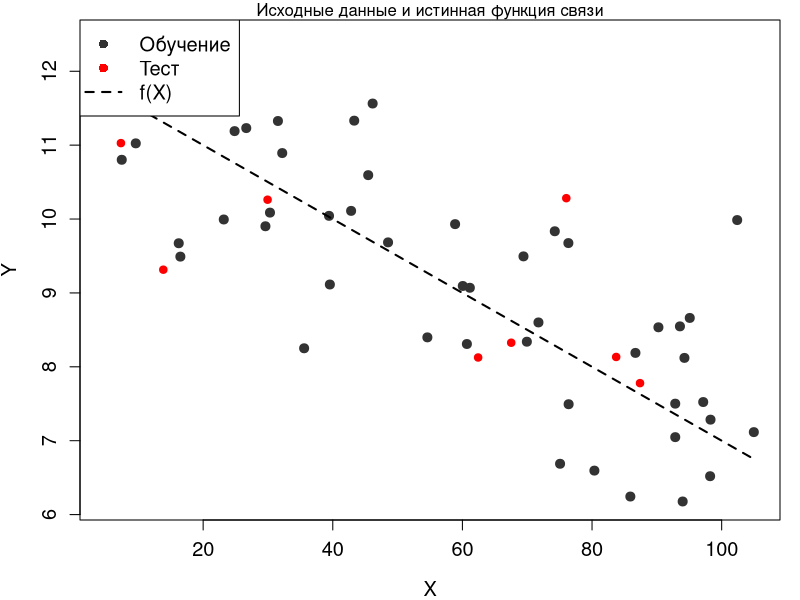
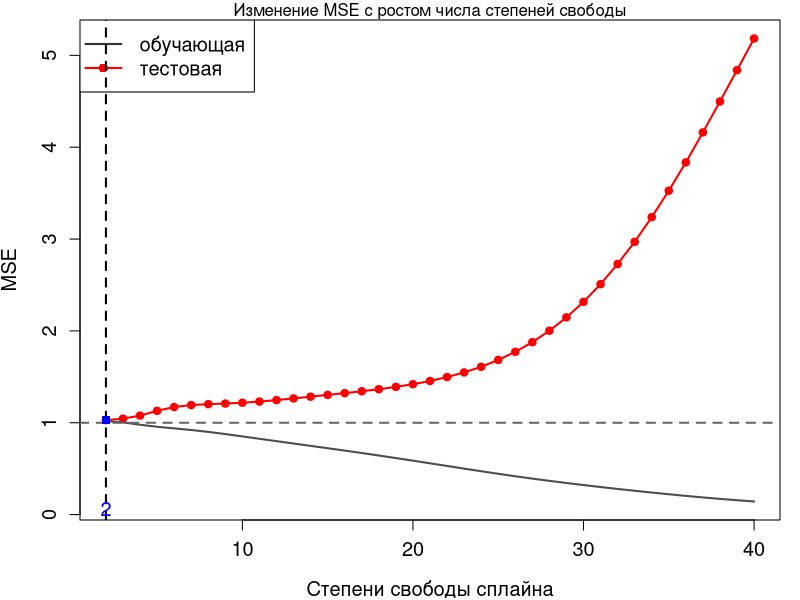
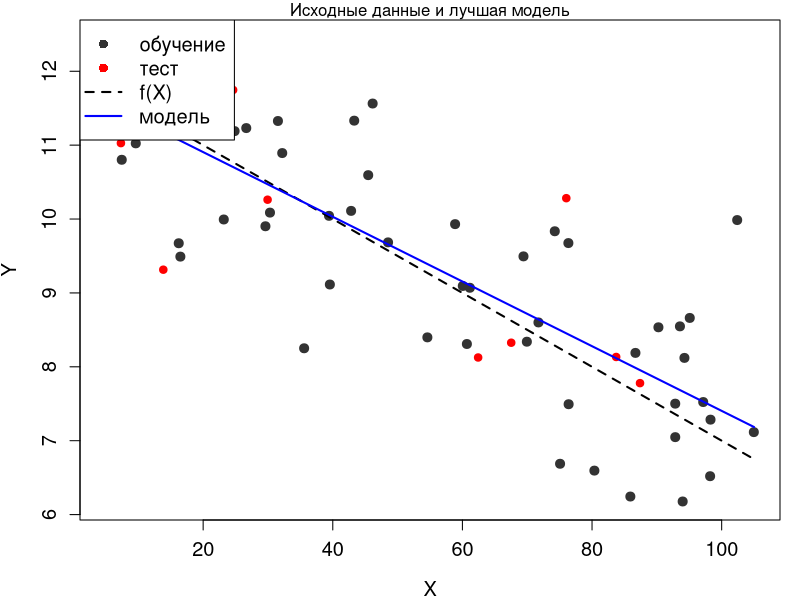
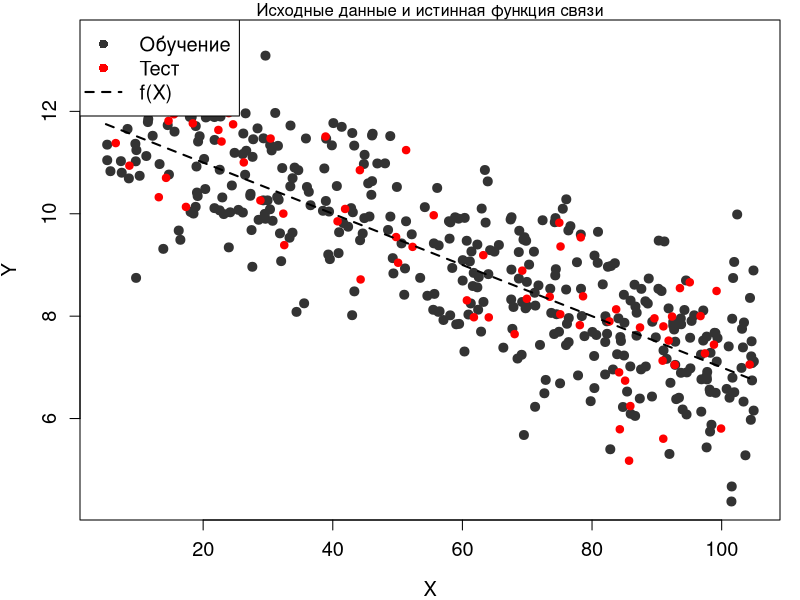
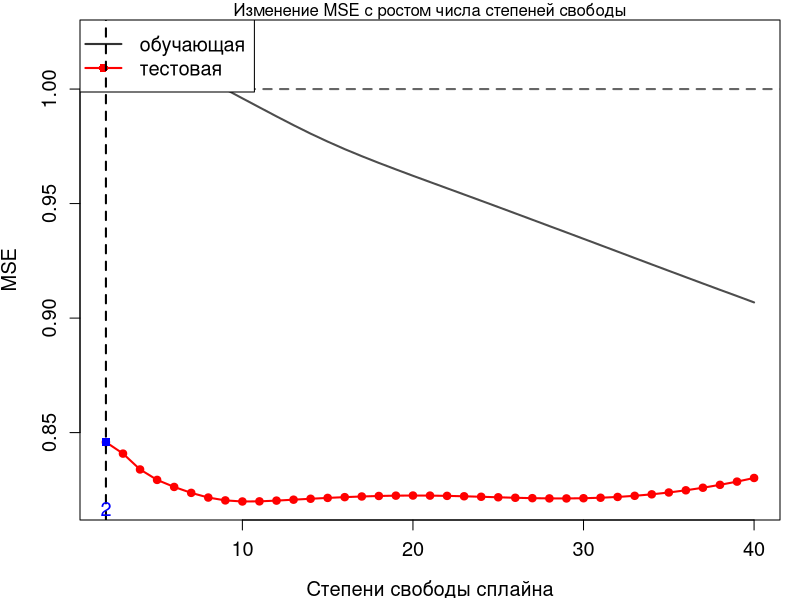
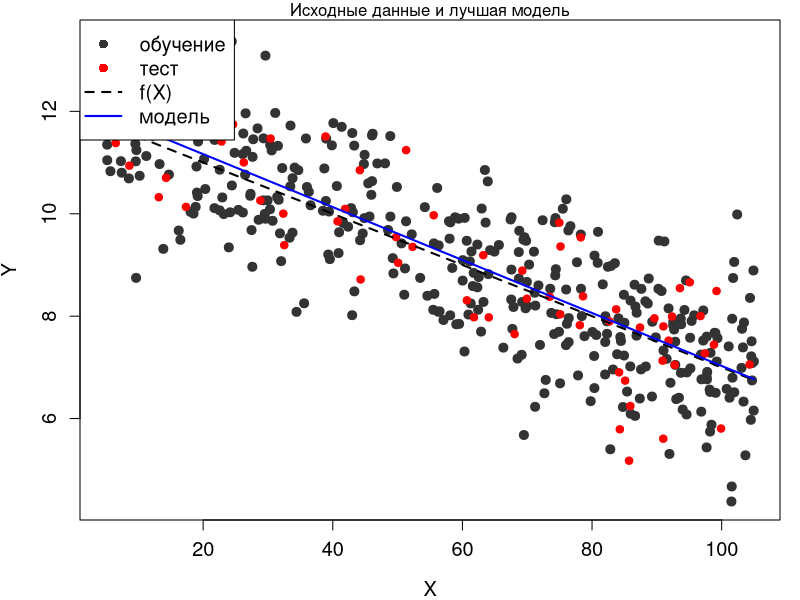
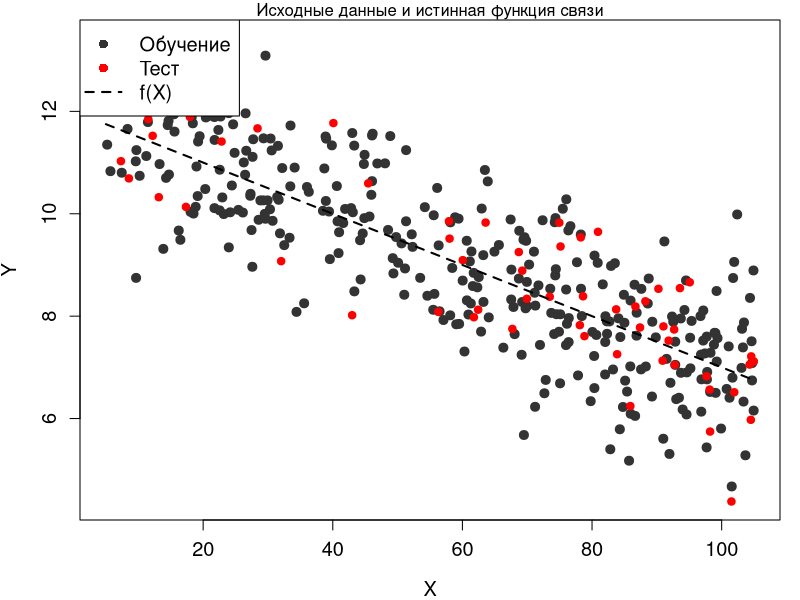
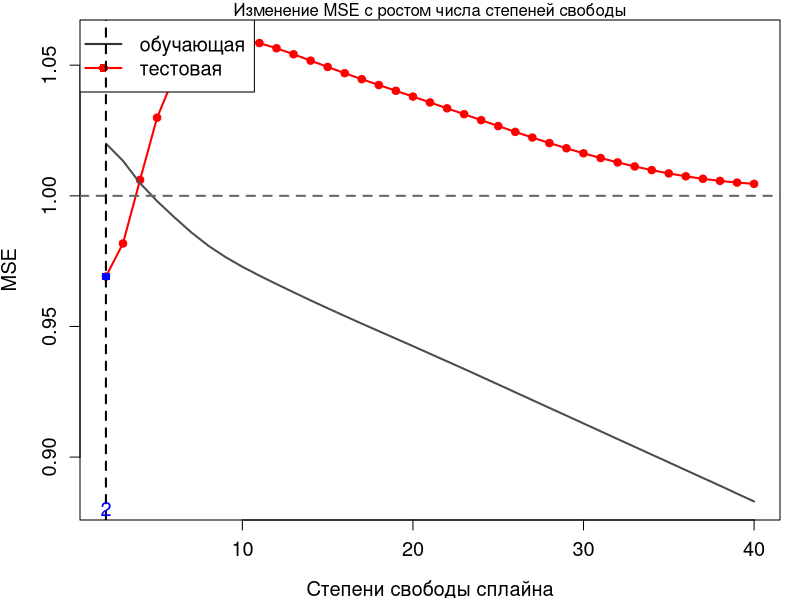

Write R code to recreate these figures, in order.
## ---- chunk 1
knitr::opts_chunk$set(echo = TRUE) 
## ---- chunk 2
# Генерируем данные

my.seed <- 1486372882 # ядро
n.all <- 60           # наблюдений всего
train.percent <- 0.85    # доля обучающей выборки
res.sd <- 1              # стандартное отклонение случайного шума
x.min <- 5               # границы изменения X: нижняя
x.max <- 105             #  и верхняя

# Фактические значения X
set.seed(my.seed)
x <- runif(x.min, x.max, n = n.all)

# Случайный шум
set.seed(my.seed)
res <- rnorm(mean = 0, sd = res.sd, n = n.all)

# Отбираем наблюдения в обучающую выборку
set.seed(my.seed)
inTrain <- sample(seq_along(x), size = train.percent*n.all)

# Истиная функция взаимосвязи
y.func <- function(x) {12 - 0.05 * x}

# Для графика истинной взаимосвязи
x.line <- seq(x.min, x.max, length = n.all)
y.line <- y.func(x.line)

# Фактические значения y (с шумом)
y <- y.func(x) + res

# Создаем векторы с данными для построения графиков

# Наблюдения для обучающей выборки
x.train <- x[inTrain]
y.train <- y[inTrain]

# Наблюдения для тестовой выборки
x.test <- x[-inTrain]
y.test <- y[-inTrain]
## ---- chunk 3
# График 1: Исходные данные на график

# Убираем широкие поля рисунков
par(mar = c(4, 4, 1, 1))

# Наименьшие/наибольшие значения по осям
x.lim <- c(x.min, x.max)
y.lim <- c(min(y), max(y))

# Наблюдения с шумом (обучающая выборка)
plot(x.train, y.train,
     col = grey(0.2), bg = grey(0.2), pch = 21,
     xlab = 'X', ylab = 'Y',
     xlim = x.lim, ylim = y.lim,
     cex = 1.2, cex.lab = 1.2, cex.axis = 1.2)
# Заголовок
mtext('Исходные данные и истинная функция связи', side = 3)
# Наблюдения тестовой выборки
points(x.test, y.test, col = 'red', bg = 'red', pch = 21)
# Истинная функция
lines(x.line, y.line, lwd = 2, lty = 2)
# Легенда
legend('topleft', legend = c('Обучение', 'Тест', 'f(X)'),
       pch = c(16, 16, NA),
       col = c(grey(0.2), 'red', 'black'),
       lty = c(0, 0, 2), lwd = c(1, 1, 2), cex = 1.2)
## ---- chunk 4
# Теперь строим модели с df от 2 до 40 

# Максимальное число степеней свободы для модели сплайна
max.df <- 40

tbl <- data.frame(df = 2:max.df)   # таблица для записи ошибок
tbl$MSE.train <- 0                 # столбец: ошибки на обучающей выборке
tbl$MSE.test <- 0                  # столбец: ошибки на тестовой выборке

# цикл по степеням свободы
for (i in 2:max.df) {
    # строим модель
    mod <- smooth.spline(x = x.train, y = y.train, df = i)
    
    # модельные значения для расчёта ошибок
    y.model.train <- predict(mod, data.frame(x = x.train))$y[, 1]
    y.model.test <- predict(mod, data.frame(x = x.test))$y[, 1]
    
    # считаем средний квадрат ошибки на обучающей и тестовой выборке
    MSE <- c(sum((y.train - y.model.train)^2) / length(x.train),
             sum((y.test - y.model.test)^2) / length(x.test))
    
    # записываем ошибки в таблицу
    tbl[tbl$df == i, c('MSE.train', 'MSE.test')] <- MSE
}

# первые строки таблицы
head(tbl, 10)
## ---- chunk 5
#  График 2: Зависимость MSE от гибкости модели

plot(x = tbl$df, y = tbl$MSE.test, 
     type = 'l', col = 'red', lwd = 2,
     xlab = 'Степени свободы сплайна', ylab = 'MSE',
     ylim = c(min(tbl$MSE.train, tbl$MSE.test), 
              max(tbl$MSE.train, tbl$MSE.test)),
     cex = 1.2, cex.lab = 1.2, cex.axis = 1.2)

# заголовок
mtext('Изменение MSE с ростом числа степеней свободы', side = 3)

points(x = tbl$df, y = tbl$MSE.test,
       pch = 21, col = 'red', bg = 'red')
lines(x = tbl$df, y = tbl$MSE.train, col = grey(0.3), lwd = 2)
# неустранимая ошибка
abline(h = res.sd, lty = 2, col = grey(0.4), lwd = 2)

# легенда
legend('topleft', legend = c('обучающая', 'тестовая'),
       pch = c(NA, 16), 
       col = c(grey(0.2), 'red'),  
       lty = c(1, 1), lwd = c(2, 2), cex = 1.2)

# степени свободы у наименьшей ошибки на тестовой выборке
min.MSE.test <- min(tbl$MSE.test)
df.min.MSE.test <- tbl[tbl$MSE.test == min.MSE.test, 'df']

# компромисс между точностью и простотой модели по графику
df.my.MSE.test <- 2
my.MSE.test <- tbl[tbl$df == df.my.MSE.test, 'MSE.test']

# ставим точку на графике
abline(v = df.my.MSE.test, 
       lty = 2, lwd = 2)
points(x = df.my.MSE.test, y = my.MSE.test, 
       pch = 15, col = 'blue')
mtext(df.my.MSE.test, 
      side = 1, line = -1, at = df.my.MSE.test, col = 'blue', cex = 1.2)
## ---- chunk 6
# График 3: Лучшая модель (компромисс между гибкостью и точностью)

mod.MSE.test <- smooth.spline(x = x.train, y = y.train, df = df.my.MSE.test)

# для гладких графиков модели
x.model.plot <- seq(x.min, x.max, length = 250)
y.model.plot <- predict(mod.MSE.test, data.frame(x = x.model.plot))$y[, 1]

# убираем широкие поля рисунка
par(mar = c(4, 4, 1, 1))

# наименьшие/наибольшие значения по осям
x.lim <- c(x.min, x.max)
y.lim <- c(min(y), max(y))

# наблюдения с шумом (обучающая выборка)
plot(x.train, y.train, 
     col = grey(0.2), bg = grey(0.2), pch = 21,
     xlab = 'X', ylab = 'Y', 
     xlim = x.lim, ylim = y.lim, 
     cex = 1.2, cex.lab = 1.2, cex.axis = 1.2)

# заголовок
mtext('Исходные данные и лучшая модель', side = 3)

# наблюдения тестовой выборки
points(x.test, y.test, 
       col = 'red', bg = 'red', pch = 21)

# истинная функция
lines(x.line, y.line, 
      lwd = 2, lty = 2)

# модель
lines(x.model.plot, y.model.plot, 
      lwd = 2, col = 'blue')

# легенда
legend('topleft', legend = c('обучение', 'тест', 'f(X)', 'модель'),
       pch = c(16, 16, NA, NA), 
       col = c(grey(0.2), 'red', 'black', 'blue'),  
       lty = c(0, 0, 2, 1), lwd = c(1, 1, 2, 2), cex = 1.2)
## ---- chunk 7
# Генерируем данные

my.seed <- 1486372882 # ядро
n.all <- 450           # наблюдений всего
train.percent <- 0.85    # доля обучающей выборки
res.sd <- 1              # стандартное отклонение случайного шума
x.min <- 5               # границы изменения X: нижняя
x.max <- 105             #  и верхняя

# Фактические значения X
set.seed(my.seed)
x <- runif(x.min, x.max, n = n.all)

# Случайный шум
set.seed(my.seed)
res <- rnorm(mean = 0, sd = res.sd, n = n.all)

# Отбираем наблюдения в обучающую выборку
set.seed(my.seed)
inTrain <- sample(seq_along(x), size = train.percent*n.all)

# Истиная функция взаимосвязи
y.func <- function(x) {12 - 0.05 * x}

# Для графика истинной взаимосвязи
x.line <- seq(x.min, x.max, length = n.all)
y.line <- y.func(x.line)

# Фактические значения y (с шумом)
y <- y.func(x) + res

# Создаем векторы с данными для построения графиков

# Наблюдения для обучающей выборки
x.train <- x[inTrain]
y.train <- y[inTrain]

# Наблюдения для тестовой выборки
x.test <- x[-inTrain]
y.test <- y[-inTrain]
## ---- chunk 8
# График 1:Исходные данные на график

# Убираем широкие поля рисунков
par(mar = c(4, 4, 1, 1))

# Наименьшие/наибольшие значения по осям
x.lim <- c(x.min, x.max)
y.lim <- c(min(y), max(y))

# Наблюдения с шумом (обучающая выборка)
plot(x.train, y.train,
     col = grey(0.2), bg = grey(0.2), pch = 21,
     xlab = 'X', ylab = 'Y',
     xlim = x.lim, ylim = y.lim,
     cex = 1.2, cex.lab = 1.2, cex.axis = 1.2)
# Заголовок
mtext('Исходные данные и истинная функция связи', side = 3)
# Наблюдения тестовой выборки
points(x.test, y.test, col = 'red', bg = 'red', pch = 21)
# Истинная функция
lines(x.line, y.line, lwd = 2, lty = 2)
# Легенда
legend('topleft', legend = c('Обучение', 'Тест', 'f(X)'),
       pch = c(16, 16, NA),
       col = c(grey(0.2), 'red', 'black'),
       lty = c(0, 0, 2), lwd = c(1, 1, 2), cex = 1.2)
## ---- chunk 9
# Теперь строим модели с df от 2 до 40 

# Максимальное число степеней свободы для модели сплайна
max.df <- 40

tbl <- data.frame(df = 2:max.df)   # таблица для записи ошибок
tbl$MSE.train <- 0                 # столбец: ошибки на обучающей выборке
tbl$MSE.test <- 0                  # столбец: ошибки на тестовой выборке

# цикл по степеням свободы
for (i in 2:max.df) {
    # строим модель
    mod <- smooth.spline(x = x.train, y = y.train, df = i)
    
    # модельные значения для расчёта ошибок
    y.model.train <- predict(mod, data.frame(x = x.train))$y[, 1]
    y.model.test <- predict(mod, data.frame(x = x.test))$y[, 1]
    
    # считаем средний квадрат ошибки на обучающей и тестовой выборке
    MSE <- c(sum((y.train - y.model.train)^2) / length(x.train),
             sum((y.test - y.model.test)^2) / length(x.test))
    
    # записываем ошибки в таблицу
    tbl[tbl$df == i, c('MSE.train', 'MSE.test')] <- MSE
}

# первые строки таблицы
head(tbl, 10)
## ---- chunk 10
#  График 2: Зависимость MSE от гибкости модели

plot(x = tbl$df, y = tbl$MSE.test, 
     type = 'l', col = 'red', lwd = 2,
     xlab = 'Степени свободы сплайна', ylab = 'MSE',
     ylim = c(min(tbl$MSE.train, tbl$MSE.test), 
              max(tbl$MSE.train, tbl$MSE.test)),
     cex = 1.2, cex.lab = 1.2, cex.axis = 1.2)

# заголовок
mtext('Изменение MSE с ростом числа степеней свободы', side = 3)

points(x = tbl$df, y = tbl$MSE.test,
       pch = 21, col = 'red', bg = 'red')
lines(x = tbl$df, y = tbl$MSE.train, col = grey(0.3), lwd = 2)
# неустранимая ошибка
abline(h = res.sd, lty = 2, col = grey(0.4), lwd = 2)

# легенда
legend('topleft', legend = c('обучающая', 'тестовая'),
       pch = c(NA, 16), 
       col = c(grey(0.2), 'red'),  
       lty = c(1, 1), lwd = c(2, 2), cex = 1.2)

# степени свободы у наименьшей ошибки на тестовой выборке
min.MSE.test <- min(tbl$MSE.test)
df.min.MSE.test <- tbl[tbl$MSE.test == min.MSE.test, 'df']

# компромисс между точностью и простотой модели по графику
df.my.MSE.test <- 2
my.MSE.test <- tbl[tbl$df == df.my.MSE.test, 'MSE.test']

# ставим точку на графике
abline(v = df.my.MSE.test, 
       lty = 2, lwd = 2)
points(x = df.my.MSE.test, y = my.MSE.test, 
       pch = 15, col = 'blue')
mtext(df.my.MSE.test, 
      side = 1, line = -1, at = df.my.MSE.test, col = 'blue', cex = 1.2)
## ---- chunk 11
# График 3: Лучшая модель (компромисс между гибкостью и точностью)

mod.MSE.test <- smooth.spline(x = x.train, y = y.train, df = df.my.MSE.test)

# для гладких графиков модели
x.model.plot <- seq(x.min, x.max, length = 250)
y.model.plot <- predict(mod.MSE.test, data.frame(x = x.model.plot))$y[, 1]

# убираем широкие поля рисунка
par(mar = c(4, 4, 1, 1))

# наименьшие/наибольшие значения по осям
x.lim <- c(x.min, x.max)
y.lim <- c(min(y), max(y))

# наблюдения с шумом (обучающая выборка)
plot(x.train, y.train, 
     col = grey(0.2), bg = grey(0.2), pch = 21,
     xlab = 'X', ylab = 'Y', 
     xlim = x.lim, ylim = y.lim, 
     cex = 1.2, cex.lab = 1.2, cex.axis = 1.2)

# заголовок
mtext('Исходные данные и лучшая модель', side = 3)

# наблюдения тестовой выборки
points(x.test, y.test, 
       col = 'red', bg = 'red', pch = 21)

# истинная функция
lines(x.line, y.line, 
      lwd = 2, lty = 2)

# модель
lines(x.model.plot, y.model.plot, 
      lwd = 2, col = 'blue')

# легенда
legend('topleft', legend = c('обучение', 'тест', 'f(X)', 'модель'),
       pch = c(16, 16, NA, NA), 
       col = c(grey(0.2), 'red', 'black', 'blue'),  
       lty = c(0, 0, 2, 1), lwd = c(1, 1, 2, 2), cex = 1.2)
## ---- chunk 12
# Генерируем данные

my.seed <- 1486372882 # ядро
n.all <- 400           # наблюдений всего
train.percent <- 0.85    # доля обучающей выборки
res.sd <- 1              # стандартное отклонение случайного шума
x.min <- 5               # границы изменения X: нижняя
x.max <- 105             #  и верхняя

# Фактические значения X
set.seed(my.seed)
x <- runif(x.min, x.max, n = n.all)

# Случайный шум
set.seed(my.seed)
res <- rnorm(mean = 0, sd = res.sd, n = n.all)

# Отбираем наблюдения в обучающую выборку
set.seed(my.seed)
inTrain <- sample(seq_along(x), size = train.percent*n.all)

# Истиная функция взаимосвязи
y.func <- function(x) {12 - 0.05 * x}

# Для графика истинной взаимосвязи
x.line <- seq(x.min, x.max, length = n.all)
y.line <- y.func(x.line)

# Фактические значения y (с шумом)
y <- y.func(x) + res

# Создаем векторы с данными для построения графиков

# Наблюдения для обучающей выборки
x.train <- x[inTrain]
y.train <- y[inTrain]

# Наблюдения для тестовой выборки
x.test <- x[-inTrain]
y.test <- y[-inTrain]
## ---- chunk 13
# График 1:Исходные данные на график

# Убираем широкие поля рисунков
par(mar = c(4, 4, 1, 1))

# Наименьшие/наибольшие значения по осям
x.lim <- c(x.min, x.max)
y.lim <- c(min(y), max(y))

# Наблюдения с шумом (обучающая выборка)
plot(x.train, y.train,
     col = grey(0.2), bg = grey(0.2), pch = 21,
     xlab = 'X', ylab = 'Y',
     xlim = x.lim, ylim = y.lim,
     cex = 1.2, cex.lab = 1.2, cex.axis = 1.2)
# Заголовок
mtext('Исходные данные и истинная функция связи', side = 3)
# Наблюдения тестовой выборки
points(x.test, y.test, col = 'red', bg = 'red', pch = 21)
# Истинная функция
lines(x.line, y.line, lwd = 2, lty = 2)
# Легенда
legend('topleft', legend = c('Обучение', 'Тест', 'f(X)'),
       pch = c(16, 16, NA),
       col = c(grey(0.2), 'red', 'black'),
       lty = c(0, 0, 2), lwd = c(1, 1, 2), cex = 1.2)
## ---- chunk 14
# Теперь строим модели с df от 2 до 40 

# Максимальное число степеней свободы для модели сплайна
max.df <- 40

tbl <- data.frame(df = 2:max.df)   # таблица для записи ошибок
tbl$MSE.train <- 0                 # столбец: ошибки на обучающей выборке
tbl$MSE.test <- 0                  # столбец: ошибки на тестовой выборке

# цикл по степеням свободы
for (i in 2:max.df) {
    # строим модель
    mod <- smooth.spline(x = x.train, y = y.train, df = i)
    
    # модельные значения для расчёта ошибок
    y.model.train <- predict(mod, data.frame(x = x.train))$y[, 1]
    y.model.test <- predict(mod, data.frame(x = x.test))$y[, 1]
    
    # считаем средний квадрат ошибки на обучающей и тестовой выборке
    MSE <- c(sum((y.train - y.model.train)^2) / length(x.train),
             sum((y.test - y.model.test)^2) / length(x.test))
    
    # записываем ошибки в таблицу
    tbl[tbl$df == i, c('MSE.train', 'MSE.test')] <- MSE
}

# первые строки таблицы
head(tbl, 10)
## ---- chunk 15
#  График 2: Зависимость MSE от гибкости модели

plot(x = tbl$df, y = tbl$MSE.test, 
     type = 'l', col = 'red', lwd = 2,
     xlab = 'Степени свободы сплайна', ylab = 'MSE',
     ylim = c(min(tbl$MSE.train, tbl$MSE.test), 
              max(tbl$MSE.train, tbl$MSE.test)),
     cex = 1.2, cex.lab = 1.2, cex.axis = 1.2)

# заголовок
mtext('Изменение MSE с ростом числа степеней свободы', side = 3)

points(x = tbl$df, y = tbl$MSE.test,
       pch = 21, col = 'red', bg = 'red')
lines(x = tbl$df, y = tbl$MSE.train, col = grey(0.3), lwd = 2)
# неустранимая ошибка
abline(h = res.sd, lty = 2, col = grey(0.4), lwd = 2)

# легенда
legend('topleft', legend = c('обучающая', 'тестовая'),
       pch = c(NA, 16), 
       col = c(grey(0.2), 'red'),  
       lty = c(1, 1), lwd = c(2, 2), cex = 1.2)

# степени свободы у наименьшей ошибки на тестовой выборке
min.MSE.test <- min(tbl$MSE.test)
df.min.MSE.test <- tbl[tbl$MSE.test == min.MSE.test, 'df']

# компромисс между точностью и простотой модели по графику
df.my.MSE.test <- 2
my.MSE.test <- tbl[tbl$df == df.my.MSE.test, 'MSE.test']

# ставим точку на графике
abline(v = df.my.MSE.test, 
       lty = 2, lwd = 2)
points(x = df.my.MSE.test, y = my.MSE.test, 
       pch = 15, col = 'blue')
mtext(df.my.MSE.test, 
      side = 1, line = -1, at = df.my.MSE.test, col = 'blue', cex = 1.2)
## ---- chunk 16
# График 3: Лучшая модель (компромисс между гибкостью и точностью)

mod.MSE.test <- smooth.spline(x = x.train, y = y.train, df = df.my.MSE.test)

# для гладких графиков модели
x.model.plot <- seq(x.min, x.max, length = 250)
y.model.plot <- predict(mod.MSE.test, data.frame(x = x.model.plot))$y[, 1]

# убираем широкие поля рисунка
par(mar = c(4, 4, 1, 1))

# наименьшие/наибольшие значения по осям
x.lim <- c(x.min, x.max)
y.lim <- c(min(y), max(y))

# наблюдения с шумом (обучающая выборка)
plot(x.train, y.train, 
     col = grey(0.2), bg = grey(0.2), pch = 21,
     xlab = 'X', ylab = 'Y', 
     xlim = x.lim, ylim = y.lim, 
     cex = 1.2, cex.lab = 1.2, cex.axis = 1.2)

# заголовок
mtext('Исходные данные и лучшая модель', side = 3)

# наблюдения тестовой выборки
points(x.test, y.test, 
       col = 'red', bg = 'red', pch = 21)

# истинная функция
lines(x.line, y.line, 
      lwd = 2, lty = 2)

# модель
lines(x.model.plot, y.model.plot, 
      lwd = 2, col = 'blue')

# легенда
legend('topleft', legend = c('обучение', 'тест', 'f(X)', 'модель'),
       pch = c(16, 16, NA, NA), 
       col = c(grey(0.2), 'red', 'black', 'blue'),  
       lty = c(0, 0, 2, 1), lwd = c(1, 1, 2, 2), cex = 1.2)
## ---- chunk 17
# Генерируем данные

my.seed <- 1486372882 # ядро
n.all <- 350           # наблюдений всего
train.percent <- 0.85    # доля обучающей выборки
res.sd <- 1              # стандартное отклонение случайного шума
x.min <- 5               # границы изменения X: нижняя
x.max <- 105             #  и верхняя

# Фактические значения X
set.seed(my.seed)
x <- runif(x.min, x.max, n = n.all)

# Случайный шум
set.seed(my.seed)
res <- rnorm(mean = 0, sd = res.sd, n = n.all)

# Отбираем наблюдения в обучающую выборку
set.seed(my.seed)
inTrain <- sample(seq_along(x), size = train.percent*n.all)

# Истиная функция взаимосвязи
y.func <- function(x) {12 - 0.05 * x}

# Для графика истинной взаимосвязи
x.line <- seq(x.min, x.max, length = n.all)
y.line <- y.func(x.line)

# Фактические значения y (с шумом)
y <- y.func(x) + res

# Создаем векторы с данными для построения графиков

# Наблюдения для обучающей выборки
x.train <- x[inTrain]
y.train <- y[inTrain]

# Наблюдения для тестовой выборки
x.test <- x[-inTrain]
y.test <- y[-inTrain]
## ---- chunk 18
# График 1:Исходные данные на график

# Убираем широкие поля рисунков
par(mar = c(4, 4, 1, 1))

# Наименьшие/наибольшие значения по осям
x.lim <- c(x.min, x.max)
y.lim <- c(min(y), max(y))

# Наблюдения с шумом (обучающая выборка)
plot(x.train, y.train,
     col = grey(0.2), bg = grey(0.2), pch = 21,
     xlab = 'X', ylab = 'Y',
     xlim = x.lim, ylim = y.lim,
     cex = 1.2, cex.lab = 1.2, cex.axis = 1.2)
# Заголовок
mtext('Исходные данные и истинная функция связи', side = 3)
# Наблюдения тестовой выборки
points(x.test, y.test, col = 'red', bg = 'red', pch = 21)
# Истинная функция
lines(x.line, y.line, lwd = 2, lty = 2)
# Легенда
legend('topleft', legend = c('Обучение', 'Тест', 'f(X)'),
       pch = c(16, 16, NA),
       col = c(grey(0.2), 'red', 'black'),
       lty = c(0, 0, 2), lwd = c(1, 1, 2), cex = 1.2)
## ---- chunk 19
# Теперь строим модели с df от 2 до 40 

# Максимальное число степеней свободы для модели сплайна
max.df <- 40

tbl <- data.frame(df = 2:max.df)   # таблица для записи ошибок
tbl$MSE.train <- 0                 # столбец: ошибки на обучающей выборке
tbl$MSE.test <- 0                  # столбец: ошибки на тестовой выборке

# цикл по степеням свободы
for (i in 2:max.df) {
    # строим модель
    mod <- smooth.spline(x = x.train, y = y.train, df = i)
    
    # модельные значения для расчёта ошибок
    y.model.train <- predict(mod, data.frame(x = x.train))$y[, 1]
    y.model.test <- predict(mod, data.frame(x = x.test))$y[, 1]
    
    # считаем средний квадрат ошибки на обучающей и тестовой выборке
    MSE <- c(sum((y.train - y.model.train)^2) / length(x.train),
             sum((y.test - y.model.test)^2) / length(x.test))
    
    # записываем ошибки в таблицу
    tbl[tbl$df == i, c('MSE.train', 'MSE.test')] <- MSE
}

# первые строки таблицы
head(tbl, 15)
## ---- chunk 20
#  График 2: Зависимость MSE от гибкости модели

plot(x = tbl$df, y = tbl$MSE.test, 
     type = 'l', col = 'red', lwd = 2,
     xlab = 'Степени свободы сплайна', ylab = 'MSE',
     ylim = c(min(tbl$MSE.train, tbl$MSE.test), 
              max(tbl$MSE.train, tbl$MSE.test)),
     cex = 1.2, cex.lab = 1.2, cex.axis = 1.2)

# заголовок
mtext('Изменение MSE с ростом числа степеней свободы', side = 3)

points(x = tbl$df, y = tbl$MSE.test,
       pch = 21, col = 'red', bg = 'red')
lines(x = tbl$df, y = tbl$MSE.train, col = grey(0.3), lwd = 2)
# неустранимая ошибка
abline(h = res.sd, lty = 2, col = grey(0.4), lwd = 2)

# легенда
legend('topleft', legend = c('обучающая', 'тестовая'),
       pch = c(NA, 16), 
       col = c(grey(0.2), 'red'),  
       lty = c(1, 1), lwd = c(2, 2), cex = 1.2)

# степени свободы у наименьшей ошибки на тестовой выборке
min.MSE.test <- min(tbl$MSE.test)
df.min.MSE.test <- tbl[tbl$MSE.test == min.MSE.test, 'df']

# компромисс между точностью и простотой модели по графику
df.my.MSE.test <- 2
my.MSE.test <- tbl[tbl$df == df.my.MSE.test, 'MSE.test']

# ставим точку на графике
abline(v = df.my.MSE.test, 
       lty = 2, lwd = 2)
points(x = df.my.MSE.test, y = my.MSE.test, 
       pch = 15, col = 'blue')
mtext(df.my.MSE.test, 
      side = 1, line = -1, at = df.my.MSE.test, col = 'blue', cex = 1.2)
## ---- chunk 21
# График 3: Лучшая модель (компромисс между гибкостью и точностью)

mod.MSE.test <- smooth.spline(x = x.train, y = y.train, df = df.my.MSE.test)

# для гладких графиков модели
x.model.plot <- seq(x.min, x.max, length = 250)
y.model.plot <- predict(mod.MSE.test, data.frame(x = x.model.plot))$y[, 1]

# убираем широкие поля рисунка
par(mar = c(4, 4, 1, 1))

# наименьшие/наибольшие значения по осям
x.lim <- c(x.min, x.max)
y.lim <- c(min(y), max(y))

# наблюдения с шумом (обучающая выборка)
plot(x.train, y.train, 
     col = grey(0.2), bg = grey(0.2), pch = 21,
     xlab = 'X', ylab = 'Y', 
     xlim = x.lim, ylim = y.lim, 
     cex = 1.2, cex.lab = 1.2, cex.axis = 1.2)

# заголовок
mtext('Исходные данные и лучшая модель', side = 3)

# наблюдения тестовой выборки
points(x.test, y.test, 
       col = 'red', bg = 'red', pch = 21)

# истинная функция
lines(x.line, y.line, 
      lwd = 2, lty = 2)

# модель
lines(x.model.plot, y.model.plot, 
      lwd = 2, col = 'blue')

# легенда
legend('topleft', legend = c('обучение', 'тест', 'f(X)', 'модель'),
       pch = c(16, 16, NA, NA), 
       col = c(grey(0.2), 'red', 'black', 'blue'),  
       lty = c(0, 0, 2, 1), lwd = c(1, 1, 2, 2), cex = 1.2)
